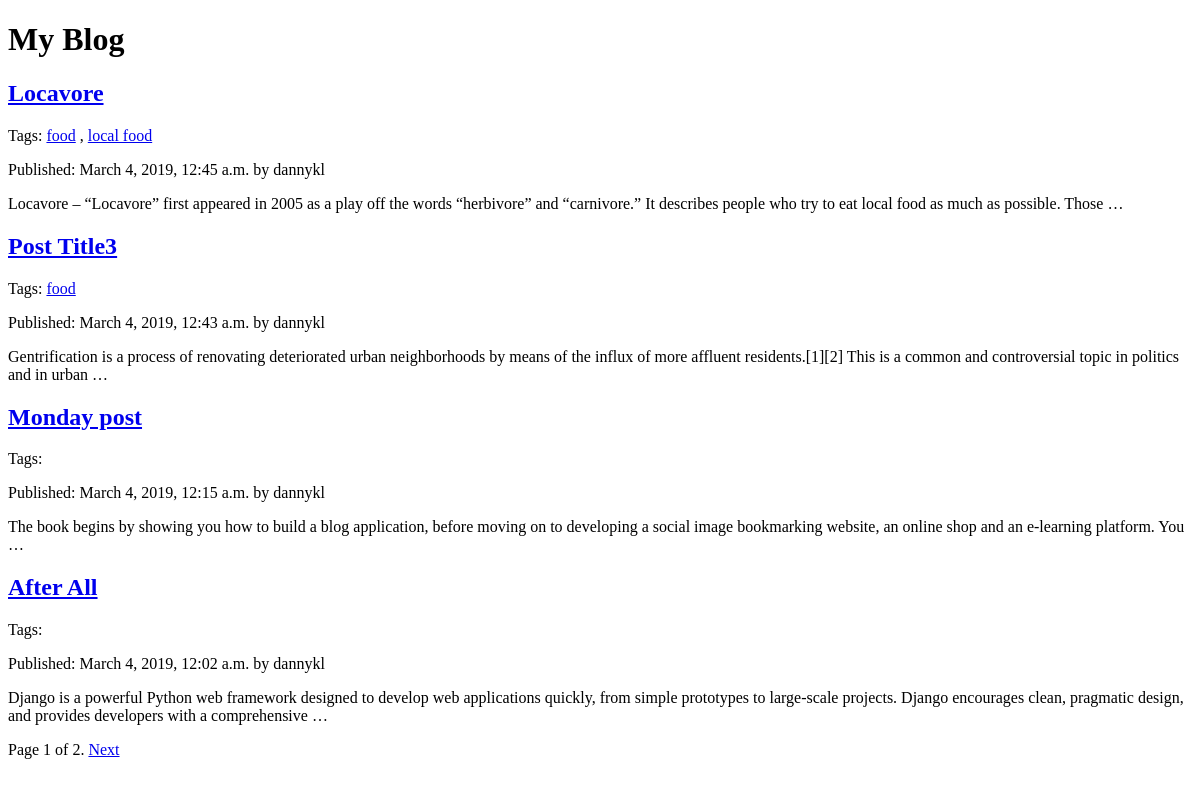
The app's page /, older data.
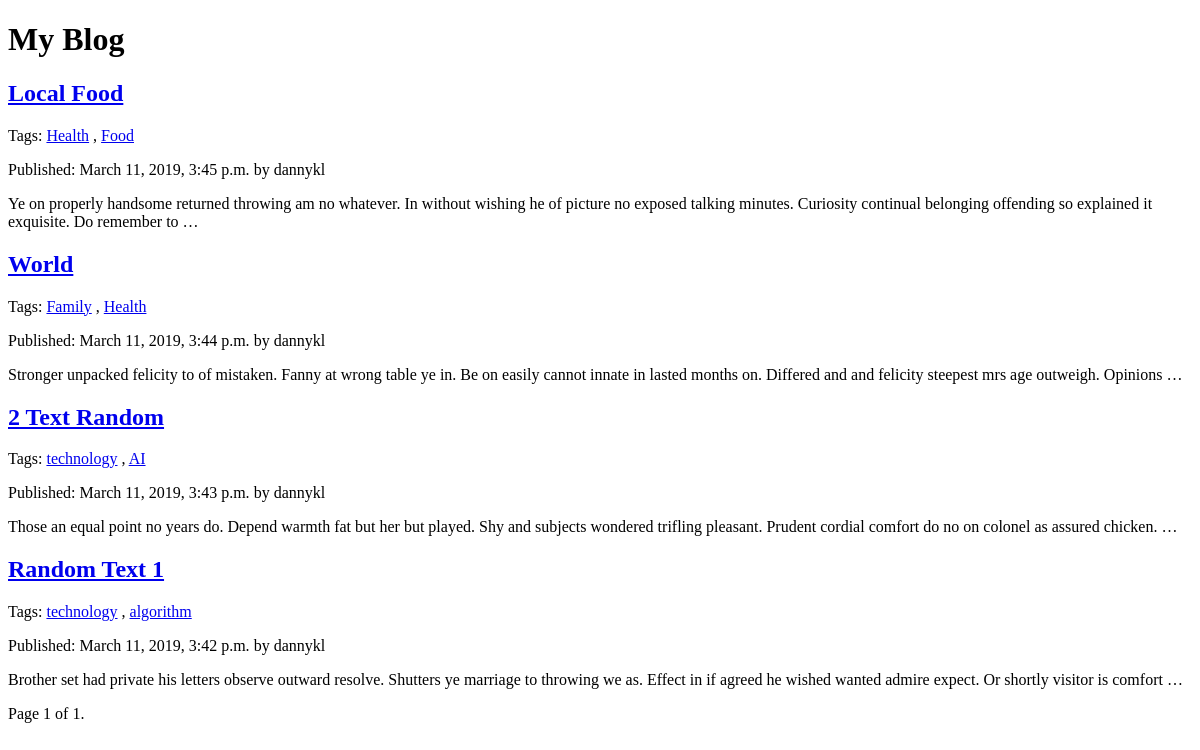
The same page, newer data.
### blog/models.py (models this page shows, shortened)
class Post(models.Model):
    STATUS_CHOICES = (
        ('draft','Draft'),
        ('published','Published'),
    )
    title = models.CharField(max_length=250)
    slug = models.SlugField(max_length=250,unique_for_date='publish')
    author = models.ForeignKey(User,related_name='blog_posts',on_delete=models.CASCADE)
    body = models.TextField()
    publish = models.DateTimeField(default=timezone.now)
    created = models.DateTimeField(auto_now_add=True)
    updated = models.DateTimeField(auto_now=True)
    status = models.CharField(max_length=10,choices=STATUS_CHOICES,default='draft')
    objects = models.Manager() # The default manager.
    published = PublishedManager() # custom manager.
    def get_absolute_url(self):
           return reverse('blog:post_detail',
                          args=[self.publish.year,
                                self.publish.strftime('%m'),
                                self.publish.strftime('%d'),
                                self.slug])
    class Meta:
        ordering = ('-publish',)
    tags = TaggableManager()

### blog/views.py (the view)
# urls.py: path('',views.post_list, name='post_list'), # this is function based for list of posts
def post_list(request, tag_slug=None):
    template = 'blog/list.html'
    list_of_objects = Post.published.all()
    tag = None
    if(tag_slug):
        tag = get_object_or_404(Tag,slug=tag_slug)
        list_of_objects = list_of_objects.filter(tags__in=[tag])
    paginator = Paginator(list_of_objects,4)
    page = request.GET.get('page')
    try:
        posts = paginator.page(page)
    except PageNotAnInteger:
        posts = paginator.page(1)
    except EmptyPage:
        posts = paginator.page(paginator.num_pages)
    return render (request,template,{'page':page,'posts':posts,'tag':tag})

### blog/models.py (called while the page is built)
        def get_queryset(self):
            return super(PublishedManager,self).get_queryset().filter(status='published')

### blog/templates/blog/list.html (shortened to what this page needs)
{% extends "blog/base.html" %}
  {% block content %}
    <h1>My Blog</h1>
    {% for post in posts %}
        <h2><a href="{{ post.get_absolute_url }}">{{ post.title }}</a></h2>
        <p class="tags">Tags:
          {%for tag in post.tags.all %}
            <a href="{% url 'blog:post_list_by_tag' tag.slug%}">{{tag.name}}</a>
            {%if not forloop.last%}, {%endif%}
          {%endfor%}
        </p>
        <p class="date">Published: {{ post.publish }} by {{ post.author }}</p>
        {{ post.body|truncatewords:30|linebreaks }}
    {% endfor %}
    {% include "blog/pagination.html" with page=posts %}
  {% endblock %}

### blog/templates/blog/base.html (shortened to what this page needs)
<!DOCTYPE html>
<html>
    <head>
    </head>
    <body>
         <div id="content">
           {% block content %}
           {% endblock %}
         </div>
    </body>
</html>

### blog/templates/blog/pagination.html (shortened to what this page needs)
<div class="pagination">
     <span class="step-links">
       <span class="current">
         Page {{ page.number }} of {{ page.paginator.num_pages }}.
       </span>
         {% if page.has_next %}
           <a href="?page={{ page.next_page_number }}">Next</a>
         {% endif %}
     </span>
</div>

Row changes from the older to the newer data that the page shows:
removed Post: title "Locavore", publish "March 4, 2019, 12:45 a.m.", author "dannykl", body "Locavore – “Locavore” first appeared in 2005 as a play off the words “herbivore” and “carnivore.” It describes people who try to eat local food as much as possible. Those …"
no longer on this page (row unchanged): Tag: name "food"
no longer on this page (row unchanged): Tag: name "local food", shown under "Locavore"
removed Post: title "Post Title3", publish "March 4, 2019, 12:43 a.m.", author "dannykl", body "Gentrification is a process of renovating deteriorated urban neighborhoods by means of the influx of more affluent residents.[1][2] This is a common and controversial topic in politics and in urban …"
removed Post: title "Monday post", publish "March 4, 2019, 12:15 a.m.", author "dannykl", body "The book begins by showing you how to build a blog application, before moving on to developing a social image bookmarking website, an online shop and an e-learning platform. You …"
removed Post: title "After All", publish "March 4, 2019, 12:02 a.m.", author "dannykl", body "Django is a powerful Python web framework designed to develop web applications quickly, from simple prototypes to large-scale projects. Django encourages clean, pragmatic design, and provides developers with a comprehensive …"
added Post: title "Local Food", publish "March 11, 2019, 3:45 p.m.", author "dannykl", body "Ye on properly handsome returned throwing am no whatever. In without wishing he of picture no exposed talking minutes. Curiosity continual belonging offending so explained it exquisite. Do remember to …"
added Tag: name "Health"
added Tag: name "Food", shown under "Local Food"
added Post: title "World", publish "March 11, 2019, 3:44 p.m.", author "dannykl", body "Stronger unpacked felicity to of mistaken. Fanny at wrong table ye in. Be on easily cannot innate in lasted months on. Differed and and felicity steepest mrs age outweigh. Opinions …"
added Tag: name "Family", shown under "World"
added Post: title "2 Text Random", publish "March 11, 2019, 3:43 p.m.", author "dannykl", body "Those an equal point no years do. Depend warmth fat but her but played. Shy and subjects wondered trifling pleasant. Prudent cordial comfort do no on colonel as assured chicken. …"
added Tag: name "technology"
added Tag: name "AI", shown under "2 Text Random"
added Post: title "Random Text 1", publish "March 11, 2019, 3:42 p.m.", author "dannykl", body "Brother set had private his letters observe outward resolve. Shutters ye marriage to throwing we as. Effect in if agreed he wished wanted admire expect. Or shortly visitor is comfort …"
added Tag: name "algorithm", shown under "Random Text 1"
Text that changed along with them:
{{ page.paginator.num_pages }}: "2" → "1"
text no longer shown: "Next"
